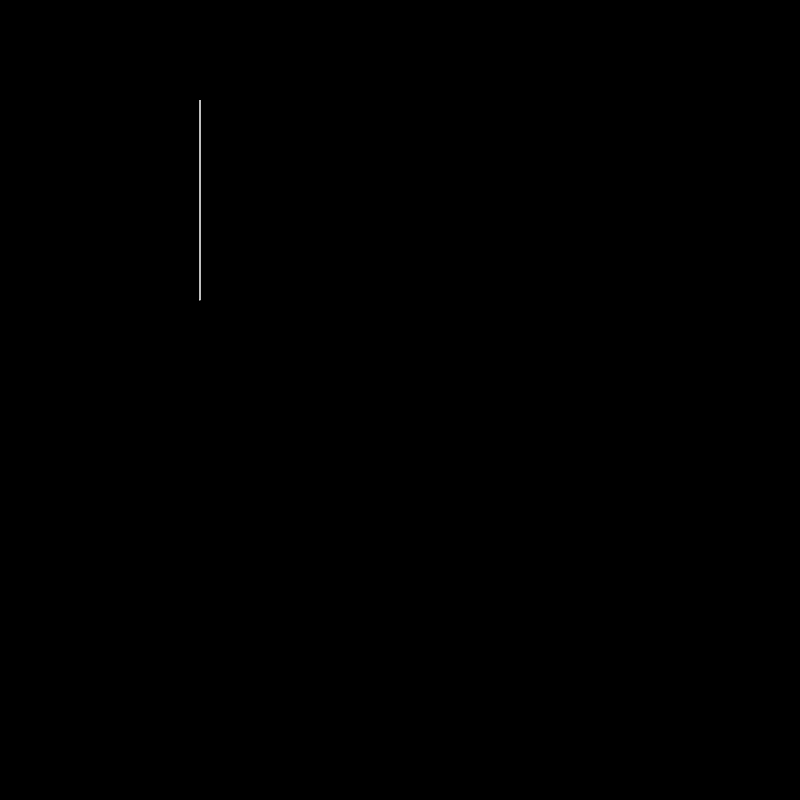
Frame 1 (no input)
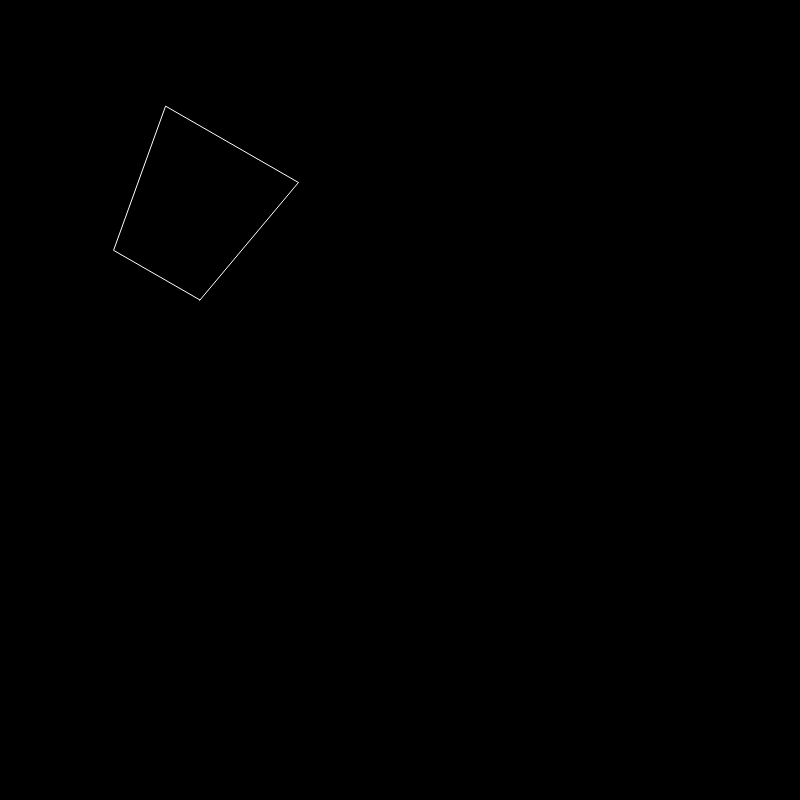
Frame 60 (no input)
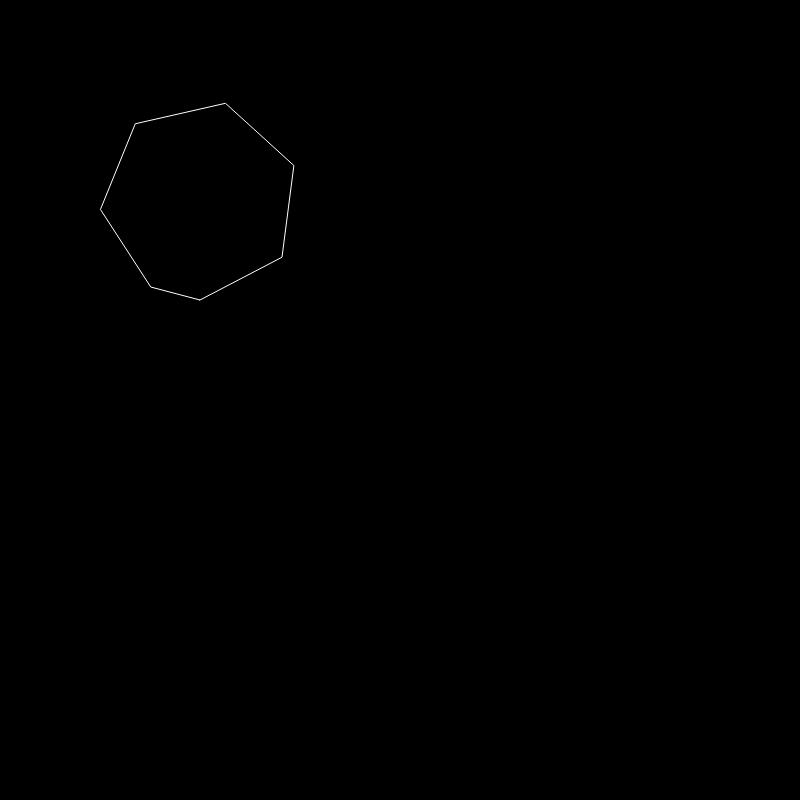
Frame 120 (the mouse pressed at the canvas centre since frame 60)

The p5.js sketch that drew these frames (run headless with seeded random() and noise() and a simulated clock; from frame 60 on, the mouse is pressed at the canvas centre):

// p5.js sketch
// ── sketch.js
let b
let s = 1

function preload() {
  b = PI
}

function setup() {
  createCanvas(800,800)
}

function mousePressed() {
}

function draw() {
  background(0)
  translate(200,200)
  stroke(255)
  noFill()
  beginShape()
  for(let a = 0; a < PI*2; a += b) {
    vertex(100*sin(a),100*cos(a))
  }
  endShape(CLOSE)
  if(b <= PI/16 || b >= PI) {
    s = (s%2) + 1
  }
  if(s == 1) {
    b = b*1.01
  } else {
    b = b/1.01
  }
}
